Frame 1 (no input): blank canvas, image omitted
Frame 60 (no input): blank canvas, image omitted
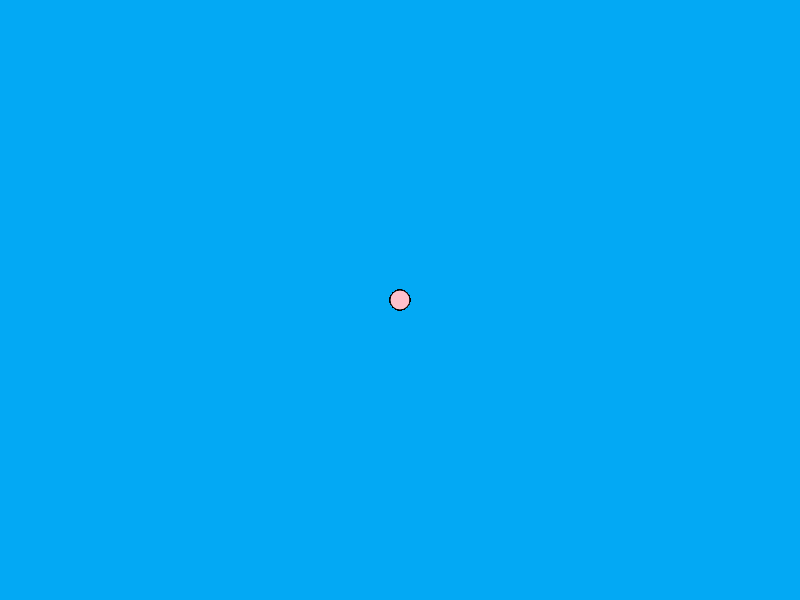
Frame 120 (the mouse pressed at the canvas centre since frame 60)

The p5.js sketch whose frames 1 and 60 were blank and that drew this single picture after the mouse press (run headless with seeded random() and noise() and a simulated clock; from frame 60 on, the mouse is pressed at the canvas centre):

// p5.js sketch
// ── sketch.js
function setup() {
    createCanvas(800, 600);
    background("#03A9F4")
  }
  
  function draw() {
    stroke("black");
    fill("pink");
    
    
    if (mouseIsPressed) {
      circle(mouseX, mouseY, 20, 35);
    }
  }
  
